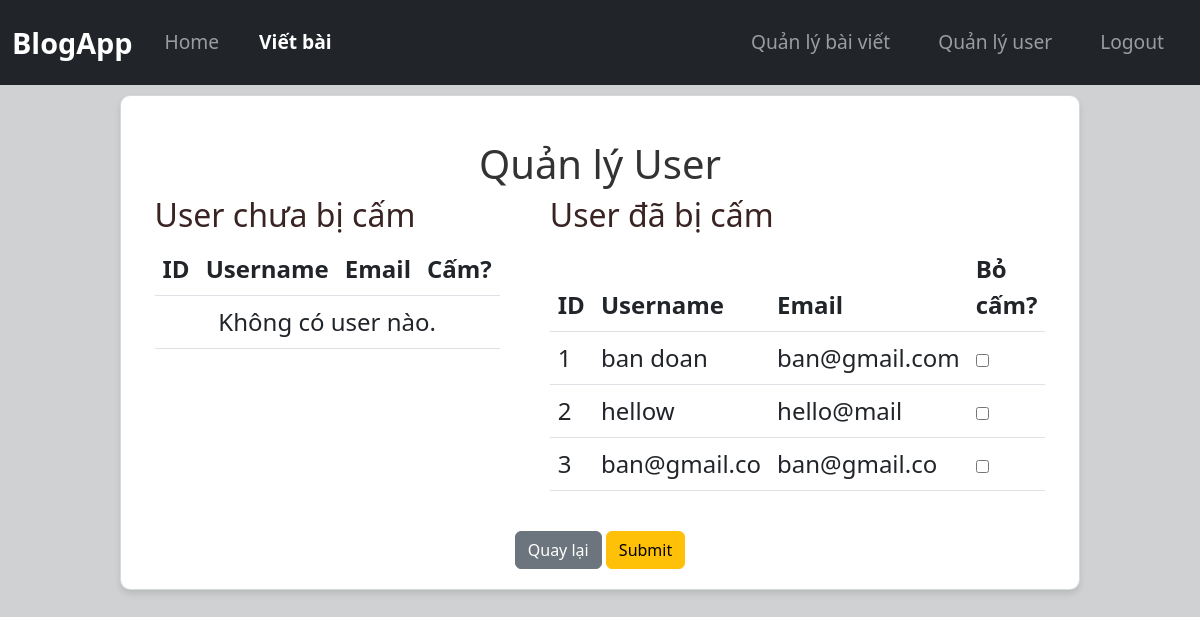
/admin/users (signed in), run on an earlier commit of the app's database.
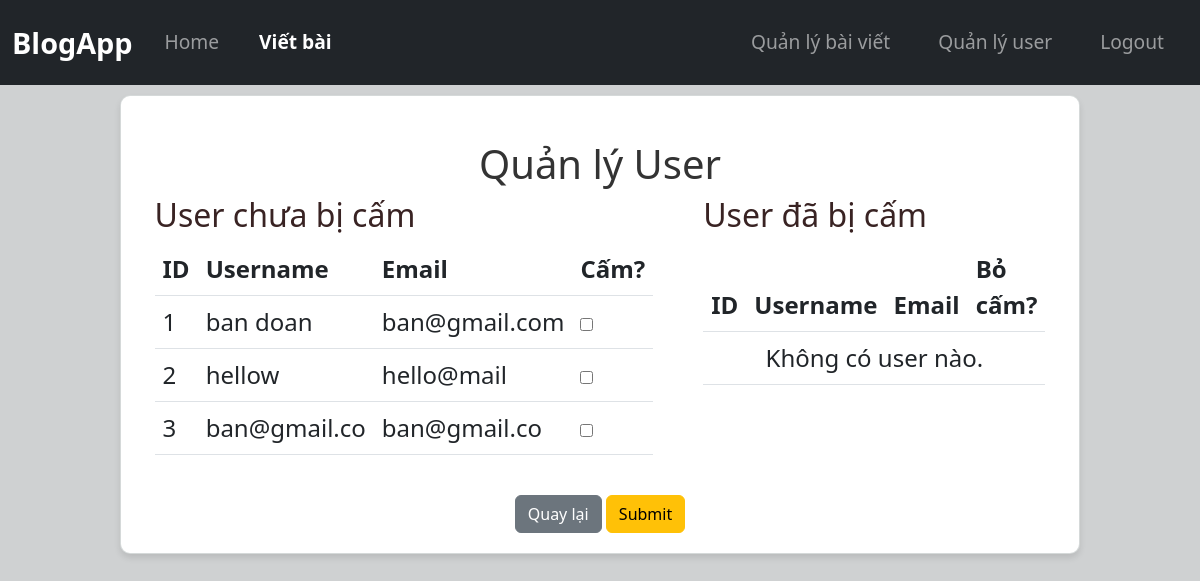
And on a later commit of the database.
### tables this page shows
CREATE TABLE users (
            id INTEGER PRIMARY KEY AUTOINCREMENT,
            username TEXT UNIQUE NOT NULL,
            email TEXT UNIQUE NOT NULL,
            password TEXT NOT NULL
        , is_admin INTEGER DEFAULT 0, is_ban INTEGER DEFAULT 0);

### app/routes_account.py (the view)
@user_bp.route("/admin/users",methods = ["POST","GET"])
@login_required
def admin_users():
    if not current_user.is_authenticated or not current_user.is_admin:
        flash("Bạn không có quyền truy cập!", "danger")
        return redirect(url_for("post_bp.home"))
    db = get_db()
    users_is_not_ban = db.execute("SELECT id, username, email FROM users WHERE is_admin = 0 and is_ban = 0").fetchall()
    users_is_ban = db.execute("SELECT id, username, email FROM users WHERE is_admin = 0 and is_ban = 1").fetchall()
    for i in users_is_ban:
        print(dict(i))
    return render_template("admin_users.html", users_is_not_ban = users_is_not_ban,users_is_ban = users_is_ban)

### app/__init__.py (called while the page is built)
def create_app():
    app = Flask(__name__)
    app.config["SECRET_KEY"] = "dev"
    app.teardown_appcontext(close_db)
    login_manager = LoginManager()
    login_manager.init_app(app)
    @login_manager.user_loader
    def load_user(user_id):
        user =  get_user_by_id(user_id)
        return User(user['id'],user['username'],user['email'],user['is_admin'],user['is_ban'])
    from app.routes_account import user_bp
    from app.routes_post import post_bp
    app.register_blueprint(post_bp)
    app.register_blueprint(user_bp)
    return app

### app/db.py (called while the page is built)
def get_db():
    if "db" not in g:
        g.db = sqlite3.connect(DATABASE)
        g.db.row_factory = sqlite3.Row  # Trả về dict thay vì tuple
    return g.db

def get_user_by_id(id):
    db = get_db()
    user = db.execute("SELECT * FROM users WHERE id = ?", (id,)).fetchone()
    return dict(user) if user != None else None

### app/templates/admin_users.html (shortened to what this page needs)
{% extends "base.html" %}
{% block content %}
    <div class="container" style="align-items: center;">
        <h1 style="text-align: center;">Quản lý User</h1>
        <form action="{{url_for('user_bp.toggle_ban')}}" method="POST">
            <div class="container_ad_usr">
                <div class="ql_usr_left">
                    <h2>User chưa bị cấm</h2>
                    <table class="table">
                        <thead>
                            <tr>
                                <th>ID</th>
                                <th>Username</th>
                                <th>Email</th>
                                <th>Cấm?</th>
                            </tr>
                        </thead>
                        <tbody>
                            {% for user in users_is_not_ban %}
                            <tr>
                                <td name = "user_id" >{{ user.id }}</td>
                                <td>{{ user.username }}</td>
                                <td>{{ user.email }}</td>
                                <td>
                                    <input type="checkbox" name = "ban_user" class="toggle-ban" value="{{ user.id }}">
                                </td>
                            {% else %}
                            <tr>
                                <td colspan="4" class="text-center">Không có user nào.</td>
                            </tr>
                            {% endfor %}
                        </tbody>
                    </table>
                </div>
                <div class = "ql_usr_right">
                    <h2>User đã bị cấm</h2>
                    <table class="table">
                        <thead>
                            <tr>
                                <th>ID</th>
                                <th>Username</th>
                                <th>Email</th>
                                <th>Bỏ cấm?</th>
                            </tr>
                        </thead>
                        <tbody>
                            {% for user in users_is_ban %}
                            <tr>
                                <td>{{ user.id }}</td>
                                <td>{{ user.username }}</td>
                                <td>{{ user.email }}</td>
                                <td>
                                    <input type="checkbox" name = "un_ban_user" class="toggle-ban" value="{{ user.id }}">
                                </td>
                            {% else %}
                            <tr>
                                <td colspan="4" class="text-center">Không có user nào.</td>
                            </tr>
                            {% endfor %}
                        </tbody>
                    </table>
                </div>
            </div>
            <div class="text-center mt-4">
                <a href="{{ url_for('post_bp.home') }}" class="btn btn-secondary" style="justify-content:center;align-items: center;">Quay lại</a>
                <button type="submit" class="btn btn-warning">
                    Submit
                </button>
        </div>
        </form>
{% endblock %}

### app/templates/base.html (shortened to what this page needs)
<!DOCTYPE html>
<html lang="en">
<head>
    <link rel="stylesheet" href="https://cdn.jsdelivr.net/npm/bootstrap@5.3.0/dist/css/bootstrap.min.css">
    <link rel="stylesheet" href="{{ url_for('static', filename='css/style.css') }}">
</head>
<body>
    <nav class="navbar navbar-expand-lg navbar-dark bg-dark">
        <div class="container">
            <a class="navbar-brand" href="{{ url_for('post_bp.home') }}">BlogApp</a>
            <div class="collapse navbar-collapse" id="navbarNav">
                <ul class="navbar-nav me-auto mb-2 mb-lg-0">
                    <li class="nav-item"><a class="nav-link" href="{{ url_for('post_bp.home') }}">Home</a></li>
                    {% if current_user.is_authenticated %}
                        <li class="nav-item">
                            <a href="{{ url_for('post_bp.new_post') }}" class="nav-link btn btn-success text-white mx-2 btn-write-post">
                                 Viết bài
                            </a>
                        </li>
                    {% endif %}
                </ul>
                <ul class="navbar-nav">
                    {% if current_user.is_authenticated %}
                    <li class = "nav-item"> <a class="nav-link btn btn-outline-light mx-2" href="{{ url_for('post_bp.posts_management') }}">Quản lý bài viết</a></li>
                        {% if current_user.is_admin %}
                            <li class = "nav-item"> <a class="nav-link btn btn-outline-light mx-2" href="{{ url_for('user_bp.admin_users') }}">Quản lý user</a></li>
                        {% endif %}
                        <li class="nav-item"><a class="nav-link btn btn-outline-light mx-2" href="{{ url_for('user_bp.logout') }}">Logout</a></li>
                    {% else %}
                        <li class="nav-item"><a class="nav-link btn btn-outline-light mx-2" href="{{ url_for('user_bp.login') }}">Login</a></li>
                        <li class="nav-item"><a class="nav-link btn btn-outline-light mx-2" href="{{ url_for('user_bp.register') }}">Register</a></li>
                    {% endif %}
                </ul>
            </div>
        </div>
    </nav>
    <div class="block-no-background">
        <div class="container mt-4">
            {% block content %}{% endblock %}
            </div>
    </div>
</body>
</html>

### app/static/css/style.css (style rules this page uses)
body { background-color: #cfd1d2; color: #333333; }
.block-no-background { background-color: #ffffff; border-radius: 10px; border-color: #0056B3; padding: 20px; margin: 10px auto; width: 80%; box-shadow: 0px 4px 6px rgba(0, 0, 0, 0.1); border: 1px solid #d1d5d5e7; }
.navbar { padding: 1rem 0; }
.navbar-brand { font-size: 1.8rem; font-weight: bold; }
.nav-link { font-size: 1.2rem; padding: 0.5rem 1rem !important; }
.btn-write-post { font-size: 1.2rem; padding: 0.5rem 1.5rem; font-weight: 600; }
.container { max-width: 1200px; }
.container_ad_usr { flex: 1; display: flex; gap : 50px; align-items: stretch; justify-content: center; font-size: 24px; color: rgb(57, 35, 35); }

What changed in the data, as far as the page shows it:
changed users "ban doan": moves from the list under "User đã bị cấm" to the list under "User chưa bị cấm"
changed users "hellow": moves from the list under "User đã bị cấm" to the list under "User chưa bị cấm"
changed users "ban@gmail.co": moves from the list under "User đã bị cấm" to the list under "User chưa bị cấm"
